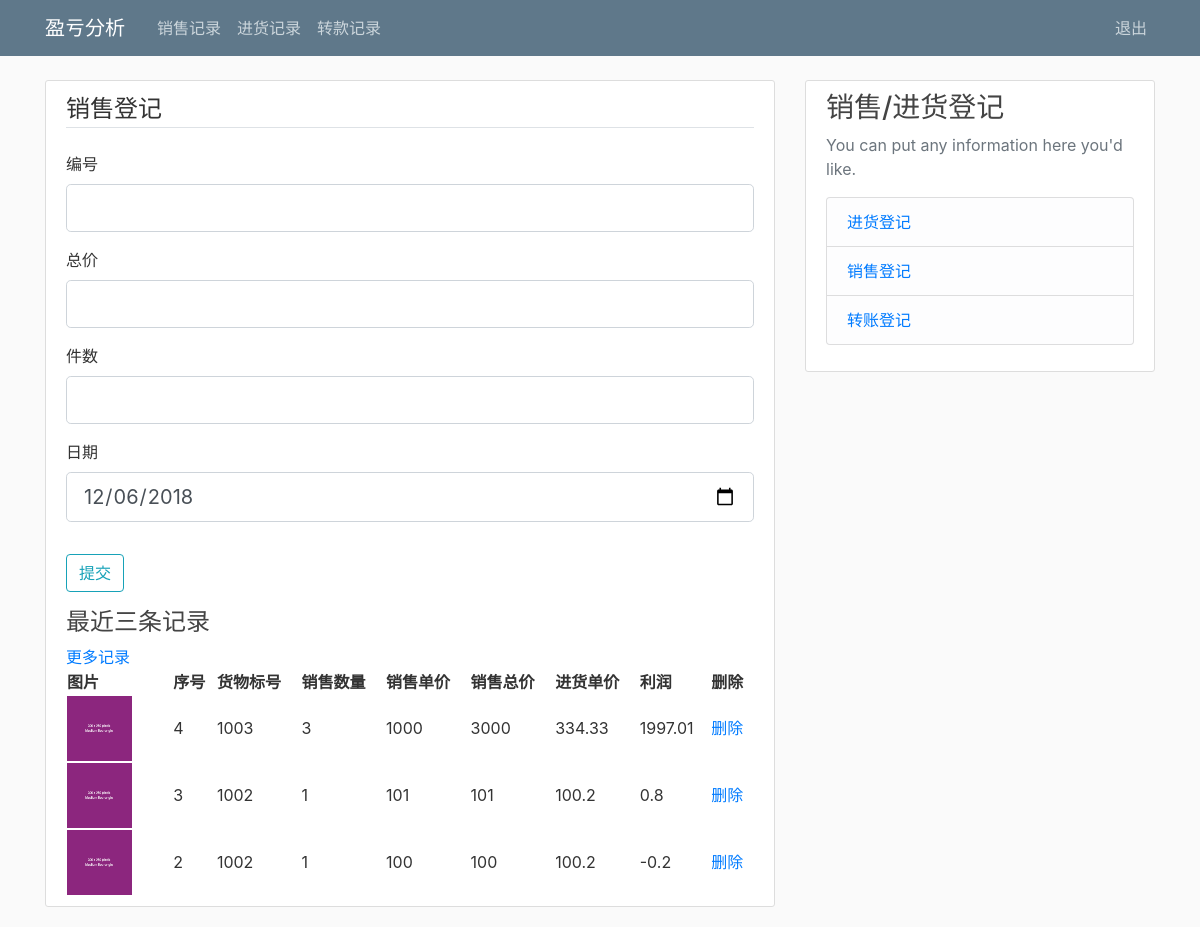
The app's page /sales (signed in) with its own data.
### flask_package/models.py (models this page shows, shortened)
class Sales(db.Model):
    id = db.Column(db.Integer, primary_key=True)
    item_id = db.Column(db.Integer, db.ForeignKey('inventory.item_id'), nullable=False)
    how_many = db.Column(db.Integer)
    u_price = db.Column(db.Integer)
    t_price = db.Column(db.Integer)
    profit = db.Column(db.Integer)
    date = db.Column(db.DateTime, nullable=False, default=datetime.date)

class Inventory(db.Model):
    id = db.Column(db.Integer, primary_key=True)
    item_id = db.Column(db.Integer, nullable=False)
    how_many = db.Column(db.Integer)
    u_price = db.Column(db.Integer)
    t_price = db.Column(db.Integer)
    remaining = db.Column(db.Integer)
    revenue = db.Column(db.Integer)
    image = db.Column(db.String(20), default='default.jpg')
    date = db.Column(db.DateTime, nullable=False, default=datetime.date)
    sales = db.relationship('Sales', backref='stock', lazy=True)

### flask_package/routes.py (the view, shortened to what this page needs)
@app.route('/sales', methods=['GET', 'POST'])
@login_required
def sales():
    form = SaleForm()
    sale_records = Sales.query.order_by(Sales.id.desc()).limit(3)
    return render_template('sales.html', title='西臣-销售登记', form=form, sales=sale_records)

### flask_package/forms.py (shortened to what this page needs)
class SaleForm(FlaskForm):
    item_id = IntegerField("编号", validators=[DataRequired()])
    test = IntegerField()
    t_num = IntegerField("件数", validators=[DataRequired()])
    t_price = IntegerField("总价", validators=[DataRequired()])
    sale_date = DateField("日期", default=datetime.date.today)
    submit = SubmitField("提交")

### flask_package/models.py (called while the page is built)
@login_manager.user_loader
def load_user(user_id):
    return User.query.get(int(user_id))

### flask_package/routes.py (called while the page is built)
@app.before_request
def make_session_permanent():
    session.permanent = True
    app.permanent_session_lifetime = timedelta(minutes=40)

### flask_package/templates/sales.html (shortened to what this page needs)
{% extends "layout.html" %}
{% block content %}
    <div class="content-section">
        <form method="POST" action="" enctype="multipart/form-data" autocomplete="off">
            <fieldset class="form-group">
                <legend class="border-bottom mb-4">销售登记</legend>
                <div class="form-group">
                    {{ form.item_id.label(class="form-control-label") }}
                    {% if form.item_id.errors %}
                        {{ form.item_id(class="form-control form-control-lg is-invalid") }}
                        <div class="invalid-feedback">
                            {% for error in form.item_id.errors %}
                                <span>{{ error }}</span>
                            {% endfor %}
                        </div>
                    {% else %}
                        {{ form.item_id(class="form-control form-control-lg") }}
                    {% endif %}
                </div>
                <div class="form-group">
                    {{ form.t_price.label(class="form-control-label") }}
                    {% if form.t_price.errors %}
                        {{ form.t_price(class="form-control form-control-lg is-invalid") }}
                        <div class="invalid-feedback">
                            {% for error in form.t_price.errors %}
                                <span>{{ error }}</span>
                            {% endfor %}
                        </div>
                    {% else %}
                        {{ form.t_price(class="form-control form-control-lg") }}
                    {% endif %}
                </div>
                <div class="form-group">
                    {{ form.t_num.label(class="form-control-label") }}
                    {% if form.t_num.errors %}
                        {{ form.t_num(class="form-control form-control-lg is-invalid") }}
                        <div class="invalid-feedback">
                            {% for error in form.t_num.errors %}
                                <span>{{ error }}</span>
                            {% endfor %}
                        </div>
                    {% else %}
                        {{ form.t_num(class="form-control form-control-lg") }}
                    {% endif %}
                </div>
                <div class="form-group">
                    {{ form.sale_date.label(class="form-control-label") }}
                    {% if form.sale_date.errors %}
                        {{ form.sale_date(class="form-control form-control-lg is-invalid") }}
                        <div class="invalid-feedback">
                            {% for error in form.sale_date.errors %}
                                <span>{{ error }}</span>
                            {% endfor %}
                        </div>
                    {% else %}
                        {{ form.sale_date(class="form-control form-control-lg") }}
                    {% endif %}
                </div>
            </fieldset>
            <div class="form-group">
                {{ form.submit(class="btn btn-outline-info") }}
            </div>
        </form>
        <h4>最近三条记录</h4>
        <a href="{{ url_for('sale_display') }}">更多记录</a>
        <table style="width:100%">
          <tr>
            <th>图片</th>
            <th>序号</th>
            <th>货物标号</th>
            <th>销售数量</th>
            <th>销售单价</th>
            <th>销售总价</th>
            <th>进货单价</th>
            <th>利润</th>
            <th>删除</th>
          </tr>
        {% for sale in sales %}
              <tr>
                <td><img class="article-img" src="{{ url_for('static', filename='profile_pics/' + sale.stock.image) }}"></td>
                <td>{{sale.id}}</td>
                <td>{{sale.item_id}}</td>
                <td>{{sale.how_many}}</td>
                <td>{{sale.u_price}}</td>
                <td>{{sale.t_price}}</td>
                <td>{{sale.stock.u_price}}</td>
                <td>{{sale.profit}}</td>
                <td><a href="{{ url_for('delete_sale', sale_id=sale.id) }}">删除</a></td>
              </tr>
        {% endfor %}
        </table>
    </div>
{% endblock content %}

### flask_package/static/main.css (style rules this page uses)
body { background: #fafafa; color: #333333; margin-top: 5rem; }
h1, h2, h3, h4, h5, h6 { color: #444444; }
.content-section { background: #ffffff; padding: 10px 20px; border: 1px solid #dddddd; border-radius: 3px; margin-bottom: 20px; }
.article-img { height: 65px; width: 65px; margin-right: 16px; }

### records on screen
Sales: image (placeholder picture), id "4", item_id "1003", how_many "3", u_price "1000", t_price "3000", stock.u_price "334.33", profit "1997.01"
Sales: image (placeholder picture), id "3", item_id "1002", how_many "1", u_price "101", t_price "101", stock.u_price "100.2", profit "0.8"
Sales: image (placeholder picture), id "2", item_id "1002", how_many "1", u_price "100", t_price "100", stock.u_price "100.2", profit "-0.2"
